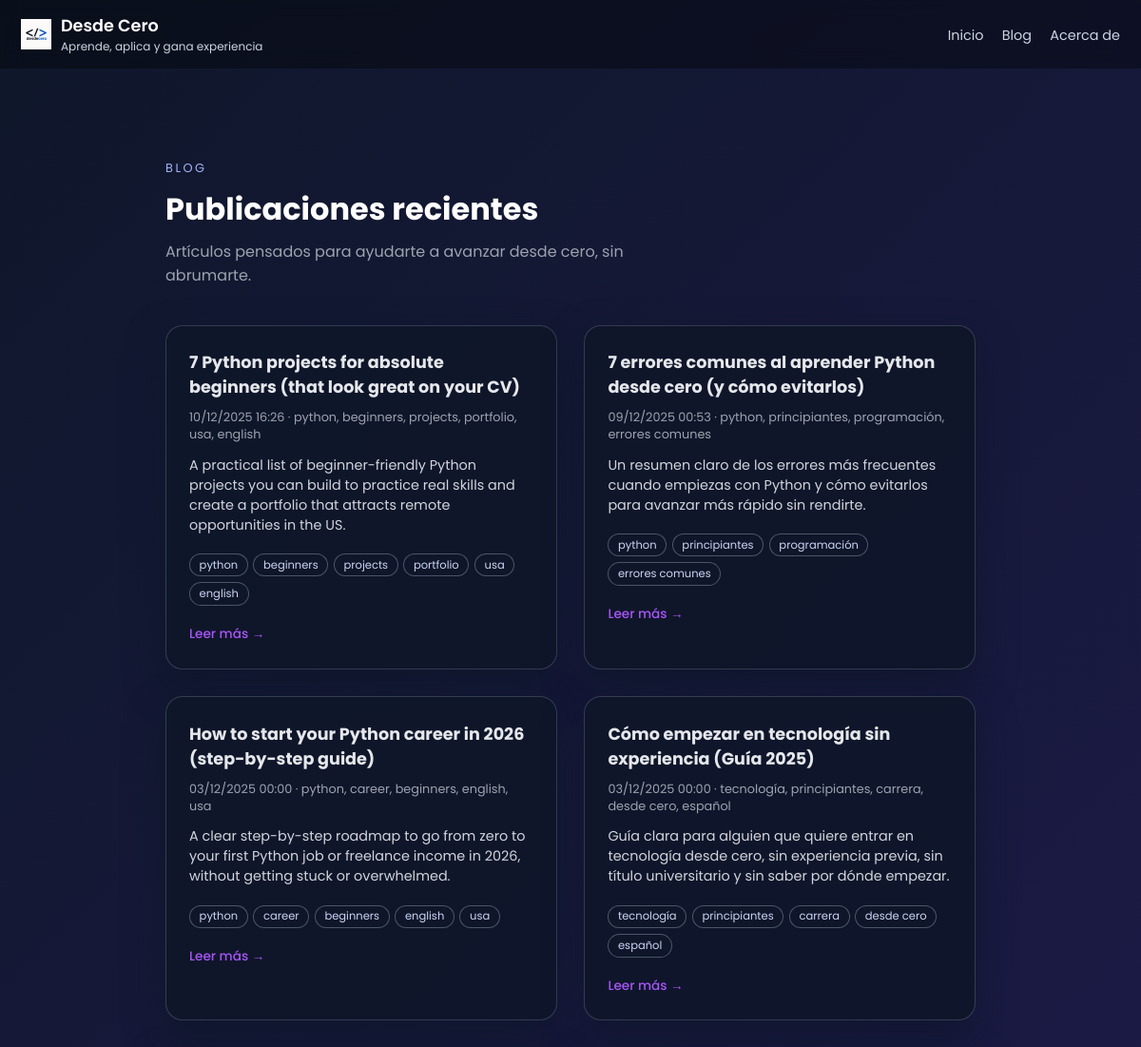
/blog (upper part), run on an earlier commit of the app's database.
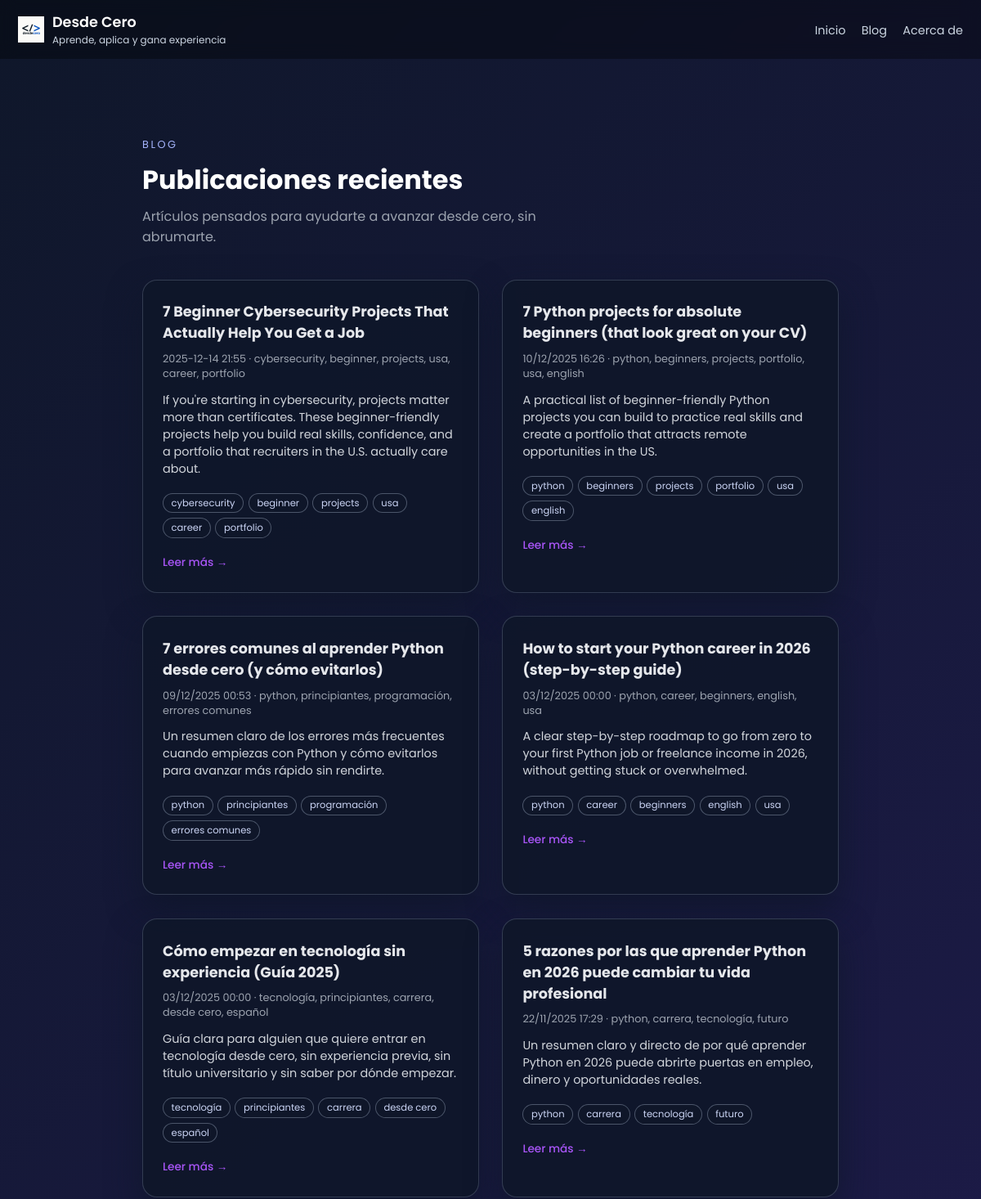
And on a later commit of the database.
### tables this page shows
CREATE TABLE posts (
            id      INTEGER PRIMARY KEY AUTOINCREMENT,
            title   TEXT NOT NULL,
            slug    TEXT NOT NULL UNIQUE,
            date    TEXT NOT NULL,      -- formato ISO 'YYYY-MM-DD HH:MM:SS'
            tags    TEXT,
            excerpt TEXT,
            content TEXT NOT NULL
        , content_html TEXT);

### main.py (the view)
@app.route("/blog")
def blog_list():
    posts = get_all_posts()
    return render_template("blog_list.html", posts=posts)

### main.py (called while the page is built)
def get_conn():
    conn = sqlite3.connect(DB_PATH)
    conn.row_factory = sqlite3.Row  # permite acceder por nombre de columna
    return conn

def get_all_posts():
    conn = get_conn()
    cur = conn.cursor()
    cur.execute("SELECT * FROM posts ORDER BY date DESC")
    rows = cur.fetchall()
    conn.close()
    return rows

@app.template_filter("fecha")
def formato_fecha(value):
    try:
        if isinstance(value, str):
            dt = datetime.strptime(value, "%Y-%m-%d %H:%M:%S")
        else:
            dt = value
        return dt.strftime("%d/%m/%Y %H:%M")
    except Exception:
        return value

@app.context_processor
def inject_globals():
    now = datetime.utcnow()
    return {
        "now": now,
        "current_year": now.year,
        "site_name": "Desde Cero",
    }

### templates/blog_list.html (shortened to what this page needs)
{% extends "base.html" %}
{% block content %}
<div class="blog-wrapper">
  <header class="blog-header">
    <div class="blog-kicker">BLOG</div>
    <h1 class="blog-title">Publicaciones recientes</h1>
    <p class="blog-subtitle">
      Artículos pensados para ayudarte a avanzar desde cero, sin abrumarte.
    </p>
  </header>
  {% if posts %}
    <div class="blog-grid">
      {% for post in posts %}
        <article class="blog-card">
          <h2 class="blog-card-title">
            <a href="{{ url_for('post_detail', slug=post['slug']) }}">
              {{ post['title'] }}
            </a>
          </h2>
          <div class="blog-meta">
            {{ post['date']|fecha }}
            {% if post['tags'] %}
              ·
              <span>
                {{ post['tags'] }}
              </span>
            {% endif %}
          </div>
          {% if post['excerpt'] %}
            <p class="blog-excerpt">
              {{ post['excerpt'] }}
            </p>
          {% endif %}
          {% if post['tags'] %}
            <div class="blog-tags">
              {% for tag in post['tags'].split(',') %}
                <span class="blog-tag-pill">
                  {{ tag.strip() }}
                </span>
              {% endfor %}
            </div>
          {% endif %}
          <div class="blog-readmore">
            <a href="{{ url_for('post_detail', slug=post['slug']) }}">
              Leer más →
            </a>
          </div>
        </article>
      {% endfor %}
    </div>
  {% else %}
    <p class="blog-empty">
      Todavía no hay publicaciones en el blog. Muy pronto empezaré a compartir artículos
      sobre Python, proyectos reales y carrera profesional.
    </p>
  {% endif %}
</div>
{% endblock %}

What changed in the data, as far as the page shows it:
added posts: title "7 Beginner Cybersecurity Projects That Actually Help You Get a Job", date|fecha "2025-12-14 21:55", tags "cybersecurity, beginner, projects, usa, career, portfolio", excerpt "If you're starting in cybersecurity, projects matter more than certificates. These beginner-friendly projects help you build real skills, confidence, and a portfolio that recruiters in the U.S. actually care about.", strip "cybersecurity" "beginner" "projects" "usa" "career" "portfolio"
now on this page (row unchanged): posts: title "5 razones por las que aprender Python en 2026 puede cambiar tu vida profesional", date|fecha "22/11/2025 17:29", tags "python, carrera, tecnología, futuro", excerpt "Un resumen claro y directo de por qué aprender Python en 2026 puede abrirte puertas en empleo, dinero y oportunidades reales.", strip "python" "carrera" "tecnología" "futuro"
